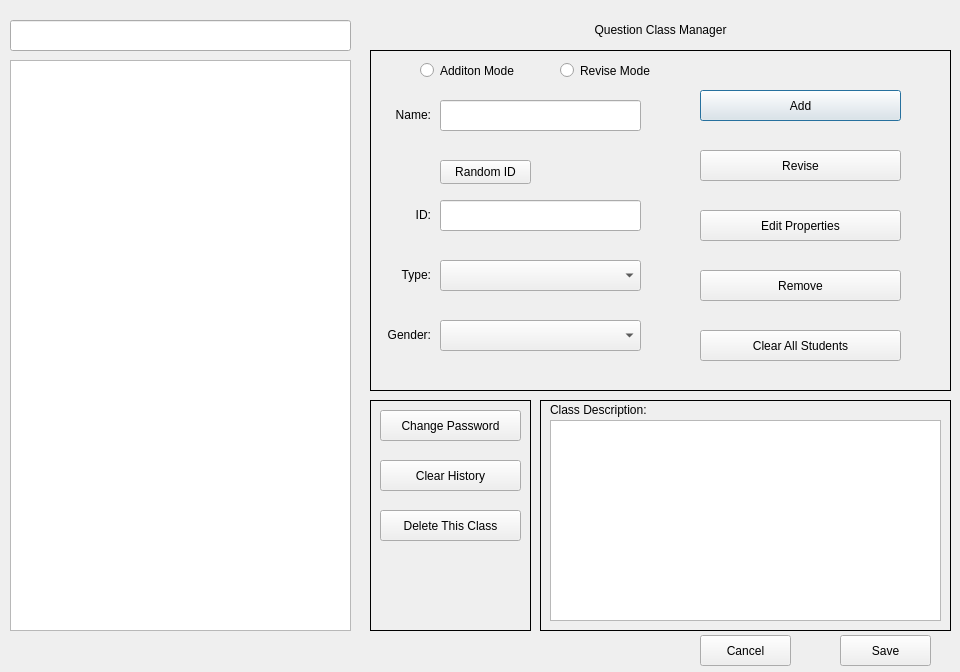
<?xml version="1.0" encoding="UTF-8"?>
<ui version="4.0">
 <class>ManagerDialogClass</class>
 <widget class="QDialog" name="ManagerDialogClass">
  <property name="geometry">
   <rect>
    <x>0</x>
    <y>0</y>
    <width>960</width>
    <height>672</height>
   </rect>
  </property>
  <property name="minimumSize">
   <size>
    <width>960</width>
    <height>672</height>
   </size>
  </property>
  <property name="maximumSize">
   <size>
    <width>960</width>
    <height>672</height>
   </size>
  </property>
  <property name="windowTitle">
   <string>Class Manager</string>
  </property>
  <widget class="QTableView" name="studentsTableView">
   <property name="geometry">
    <rect>
     <x>10</x>
     <y>60</y>
     <width>341</width>
     <height>571</height>
    </rect>
   </property>
  </widget>
  <widget class="QLabel" name="titleLabel">
   <property name="geometry">
    <rect>
     <x>370</x>
     <y>10</y>
     <width>581</width>
     <height>41</height>
    </rect>
   </property>
   <property name="styleSheet">
    <string notr="true">font: oblique 24pt &quot;得意黑&quot;;</string>
   </property>
   <property name="text">
    <string>&lt;html&gt;&lt;head/&gt;&lt;body&gt;&lt;p align=&quot;center&quot;&gt;Question Class Manager&lt;/p&gt;&lt;/body&gt;&lt;/html&gt;</string>
   </property>
  </widget>
  <widget class="QFrame" name="basicFrame">
   <property name="geometry">
    <rect>
     <x>370</x>
     <y>50</y>
     <width>581</width>
     <height>341</height>
    </rect>
   </property>
   <property name="frameShape">
    <enum>QFrame::Shape::Box</enum>
   </property>
   <widget class="QLabel" name="label_4">
    <property name="geometry">
     <rect>
      <x>-10</x>
      <y>270</y>
      <width>71</width>
      <height>31</height>
     </rect>
    </property>
    <property name="text">
     <string>&lt;html&gt;&lt;head/&gt;&lt;body&gt;&lt;p align=&quot;right&quot;&gt;Gender:&lt;/p&gt;&lt;/body&gt;&lt;/html&gt;</string>
    </property>
   </widget>
   <widget class="QPushButton" name="addStudentButton">
    <property name="geometry">
     <rect>
      <x>330</x>
      <y>40</y>
      <width>201</width>
      <height>31</height>
     </rect>
    </property>
    <property name="text">
     <string>Add</string>
    </property>
    <property name="default">
     <bool>false</bool>
    </property>
   </widget>
   <widget class="QLabel" name="label_3">
    <property name="geometry">
     <rect>
      <x>-10</x>
      <y>210</y>
      <width>71</width>
      <height>31</height>
     </rect>
    </property>
    <property name="text">
     <string>&lt;html&gt;&lt;head/&gt;&lt;body&gt;&lt;p align=&quot;right&quot;&gt;Type:&lt;/p&gt;&lt;/body&gt;&lt;/html&gt;</string>
    </property>
   </widget>
   <widget class="QPushButton" name="idRandomGenerateButton">
    <property name="geometry">
     <rect>
      <x>70</x>
      <y>110</y>
      <width>91</width>
      <height>24</height>
     </rect>
    </property>
    <property name="text">
     <string>Random ID</string>
    </property>
   </widget>
   <widget class="QComboBox" name="typeComboBox">
    <property name="geometry">
     <rect>
      <x>70</x>
      <y>210</y>
      <width>201</width>
      <height>31</height>
     </rect>
    </property>
   </widget>
   <widget class="QComboBox" name="genderComboBox">
    <property name="geometry">
     <rect>
      <x>70</x>
      <y>270</y>
      <width>201</width>
      <height>31</height>
     </rect>
    </property>
   </widget>
   <widget class="QLabel" name="label_2">
    <property name="geometry">
     <rect>
      <x>-10</x>
      <y>50</y>
      <width>71</width>
      <height>31</height>
     </rect>
    </property>
    <property name="text">
     <string>&lt;html&gt;&lt;head/&gt;&lt;body&gt;&lt;p align=&quot;right&quot;&gt;Name:&lt;/p&gt;&lt;/body&gt;&lt;/html&gt;</string>
    </property>
   </widget>
   <widget class="QLineEdit" name="nameEditor">
    <property name="geometry">
     <rect>
      <x>70</x>
      <y>50</y>
      <width>201</width>
      <height>31</height>
     </rect>
    </property>
   </widget>
   <widget class="QLabel" name="label_5">
    <property name="geometry">
     <rect>
      <x>-10</x>
      <y>150</y>
      <width>71</width>
      <height>31</height>
     </rect>
    </property>
    <property name="text">
     <string>&lt;html&gt;&lt;head/&gt;&lt;body&gt;&lt;p align=&quot;right&quot;&gt;ID:&lt;/p&gt;&lt;/body&gt;&lt;/html&gt;</string>
    </property>
   </widget>
   <widget class="QLineEdit" name="idEditor">
    <property name="geometry">
     <rect>
      <x>70</x>
      <y>150</y>
      <width>201</width>
      <height>31</height>
     </rect>
    </property>
   </widget>
   <widget class="QPushButton" name="reviseButton">
    <property name="geometry">
     <rect>
      <x>330</x>
      <y>100</y>
      <width>201</width>
      <height>31</height>
     </rect>
    </property>
    <property name="text">
     <string>Revise</string>
    </property>
   </widget>
   <widget class="QPushButton" name="removeButton">
    <property name="geometry">
     <rect>
      <x>330</x>
      <y>220</y>
      <width>201</width>
      <height>31</height>
     </rect>
    </property>
    <property name="text">
     <string>Remove</string>
    </property>
   </widget>
   <widget class="QPushButton" name="clearButton">
    <property name="geometry">
     <rect>
      <x>330</x>
      <y>280</y>
      <width>201</width>
      <height>31</height>
     </rect>
    </property>
    <property name="text">
     <string>Clear All Students</string>
    </property>
   </widget>
   <widget class="QRadioButton" name="additionModeRadioButton">
    <property name="geometry">
     <rect>
      <x>50</x>
      <y>10</y>
      <width>121</width>
      <height>21</height>
     </rect>
    </property>
    <property name="text">
     <string>Additon Mode</string>
    </property>
   </widget>
   <widget class="QRadioButton" name="reviseModeRadioButton">
    <property name="geometry">
     <rect>
      <x>190</x>
      <y>10</y>
      <width>111</width>
      <height>21</height>
     </rect>
    </property>
    <property name="text">
     <string>Revise Mode</string>
    </property>
   </widget>
   <widget class="QPushButton" name="editPropertiesButton">
    <property name="geometry">
     <rect>
      <x>330</x>
      <y>160</y>
      <width>201</width>
      <height>31</height>
     </rect>
    </property>
    <property name="text">
     <string>Edit Properties</string>
    </property>
   </widget>
  </widget>
  <widget class="QPushButton" name="saveButton">
   <property name="geometry">
    <rect>
     <x>840</x>
     <y>635</y>
     <width>91</width>
     <height>31</height>
    </rect>
   </property>
   <property name="text">
    <string>Save</string>
   </property>
  </widget>
  <widget class="QPushButton" name="cancelButton">
   <property name="geometry">
    <rect>
     <x>700</x>
     <y>635</y>
     <width>91</width>
     <height>31</height>
    </rect>
   </property>
   <property name="text">
    <string>Cancel</string>
   </property>
  </widget>
  <widget class="QLineEdit" name="searchEdit">
   <property name="geometry">
    <rect>
     <x>10</x>
     <y>20</y>
     <width>341</width>
     <height>31</height>
    </rect>
   </property>
  </widget>
  <widget class="QFrame" name="advanceFrame">
   <property name="geometry">
    <rect>
     <x>370</x>
     <y>400</y>
     <width>161</width>
     <height>231</height>
    </rect>
   </property>
   <property name="frameShape">
    <enum>QFrame::Shape::Box</enum>
   </property>
   <widget class="QPushButton" name="changePwdButton">
    <property name="geometry">
     <rect>
      <x>10</x>
      <y>10</y>
      <width>141</width>
      <height>31</height>
     </rect>
    </property>
    <property name="text">
     <string>Change Password</string>
    </property>
   </widget>
   <widget class="QPushButton" name="deleteButton">
    <property name="geometry">
     <rect>
      <x>10</x>
      <y>110</y>
      <width>141</width>
      <height>31</height>
     </rect>
    </property>
    <property name="text">
     <string>Delete This Class</string>
    </property>
   </widget>
   <widget class="QPushButton" name="clearHistoryButton">
    <property name="geometry">
     <rect>
      <x>10</x>
      <y>60</y>
      <width>141</width>
      <height>31</height>
     </rect>
    </property>
    <property name="text">
     <string>Clear History</string>
    </property>
   </widget>
  </widget>
  <widget class="QFrame" name="frame">
   <property name="geometry">
    <rect>
     <x>540</x>
     <y>400</y>
     <width>411</width>
     <height>231</height>
    </rect>
   </property>
   <property name="frameShape">
    <enum>QFrame::Shape::Box</enum>
   </property>
   <widget class="QLabel" name="label">
    <property name="geometry">
     <rect>
      <x>10</x>
      <y>0</y>
      <width>391</width>
      <height>20</height>
     </rect>
    </property>
    <property name="text">
     <string>Class Description:</string>
    </property>
   </widget>
   <widget class="QTextEdit" name="descriptionEditor">
    <property name="geometry">
     <rect>
      <x>10</x>
      <y>20</y>
      <width>391</width>
      <height>201</height>
     </rect>
    </property>
    <property name="styleSheet">
     <string notr="true">font: oblique 12pt &quot;得意黑&quot;;</string>
    </property>
    <property name="frameShadow">
     <enum>QFrame::Shadow::Plain</enum>
    </property>
   </widget>
  </widget>
  <zorder>frame</zorder>
  <zorder>studentsTableView</zorder>
  <zorder>titleLabel</zorder>
  <zorder>basicFrame</zorder>
  <zorder>saveButton</zorder>
  <zorder>cancelButton</zorder>
  <zorder>searchEdit</zorder>
  <zorder>advanceFrame</zorder>
 </widget>
 <layoutdefault spacing="6" margin="11"/>
 <tabstops>
  <tabstop>searchEdit</tabstop>
  <tabstop>studentsTableView</tabstop>
  <tabstop>additionModeRadioButton</tabstop>
  <tabstop>reviseModeRadioButton</tabstop>
  <tabstop>nameEditor</tabstop>
  <tabstop>idRandomGenerateButton</tabstop>
  <tabstop>idEditor</tabstop>
  <tabstop>typeComboBox</tabstop>
  <tabstop>genderComboBox</tabstop>
  <tabstop>addStudentButton</tabstop>
  <tabstop>reviseButton</tabstop>
  <tabstop>editPropertiesButton</tabstop>
  <tabstop>removeButton</tabstop>
  <tabstop>clearButton</tabstop>
  <tabstop>descriptionEditor</tabstop>
  <tabstop>changePwdButton</tabstop>
  <tabstop>deleteButton</tabstop>
  <tabstop>cancelButton</tabstop>
  <tabstop>saveButton</tabstop>
 </tabstops>
 <resources>
  <include location="resources.qrc"/>
 </resources>
 <connections/>
</ui>
